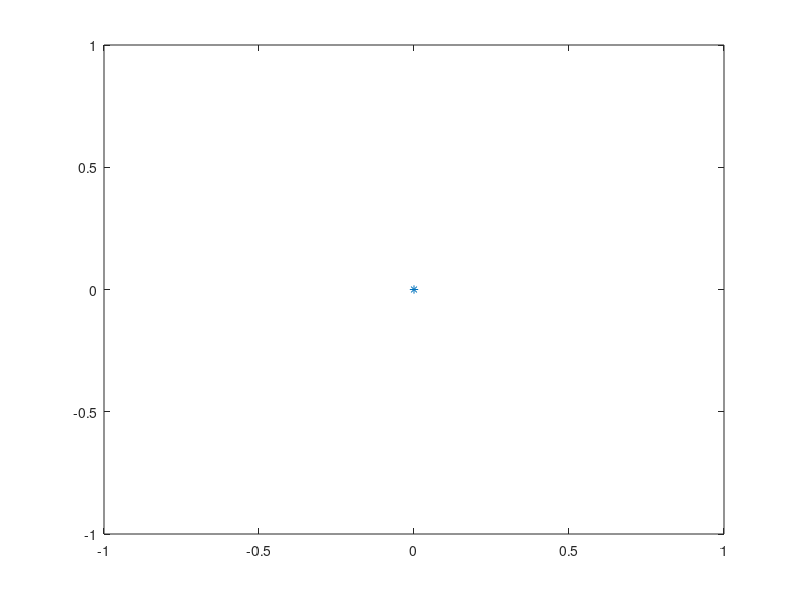

This figure's MATLAB source: (Note: this script raises an error after producing the figure.)
clc, clear, close all;
y(1) = 0; %% initial condition, position
y(2) = 0; %% initial condition, velocity
dt = 0.1; %% set the time step interval
tfinal = 2; %% final time to integrate to
time = 0; %% set the time=0
Nsteps = round(tfinal/dt) %% number of steps to take.
plot(time,y(1),'*');
hold on; %% accumulate contents of the figure
for i = 1:NSteps %% number of time steps to take
dy(2) = -1.25*y(1)+10*cos(3*t(i)) %% Equation for dv/dt
dy(1) = y(2) %% Equation for dx/dt
y = y + dt*dy %% integrate both equations with Euler
time = time + dt
plot(time,y(1),'*');
plot(time,cos(time),'r');
end